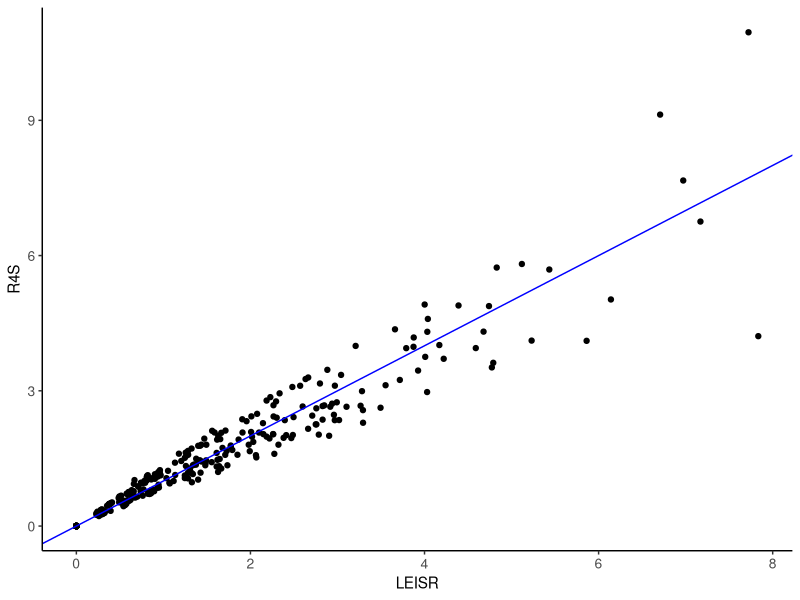

This chart was generated by the following R code:
library(tidyverse)
theme_set(theme_classic() + theme(axis.title = element_text(size=11), axis.text = element_text(size=10)))

figpath = "../figures/"

r <- read.csv("r4s.csv")
l <- read.csv("leisr.csv")
tibble(leisr = l$MLE/mean(l$MLE), r4s = r$rate/mean(r$rate)) %>% 
    summarize(r = cor(leisr, r4s)^2) ## 0.9313825

tibble(leisr = l$MLE/mean(l$MLE), r4s = r$rate/mean(r$rate)) %>% 
    ggplot(aes(x = leisr, y=r4s)) +geom_point() +geom_abline(col="blue") + 
    xlab("LEISR") + ylab("R4S") -> p

ggsave(paste0(figpath,"hrh1_compare.pdf"), p)

